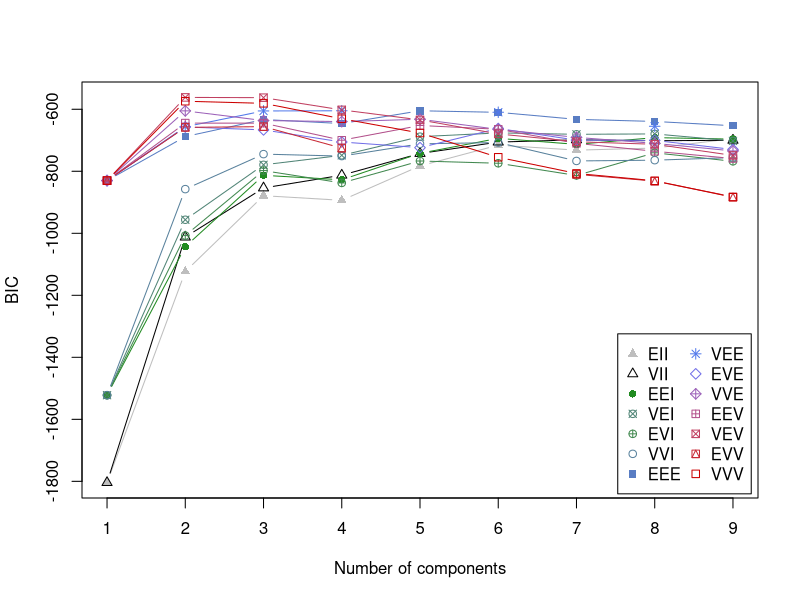
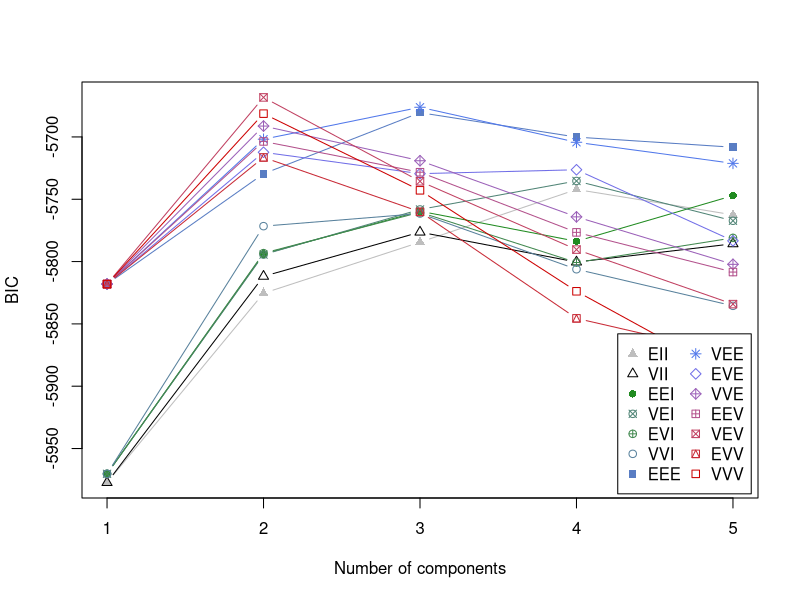

Source code (R) for these figures, in order:
library(mclust)


### Name: mclustBIC
### Title: BIC for Model-Based Clustering
### Aliases: mclustBIC EMclust print.mclustBIC
### Keywords: cluster

### ** Examples

irisBIC <- mclustBIC(iris[,-5])
irisBIC
plot(irisBIC)

## Not run: 
##D subset <- sample(1:nrow(iris), 100)
##D irisBIC <- mclustBIC(iris[,-5], initialization=list(subset = subset))
##D irisBIC
##D plot(irisBIC)
##D 
##D irisBIC1 <- mclustBIC(iris[,-5], G=seq(from=1,to=9,by=2), 
##D                     modelNames=c("EII", "EEI", "EEE"))
##D irisBIC1
##D plot(irisBIC1)
##D irisBIC2  <- mclustBIC(iris[,-5], G=seq(from=2,to=8,by=2), 
##D                        modelNames=c("VII", "VVI", "VVV"), x= irisBIC1)
##D irisBIC2
##D plot(irisBIC2)
## End(Not run)

nNoise <- 450
set.seed(0)
poissonNoise <- apply(apply( iris[,-5], 2, range), 2, function(x, n) 
                      runif(n, min = x[1]-.1, max = x[2]+.1), n = nNoise)
set.seed(0)
noiseInit <- sample(c(TRUE,FALSE),size=nrow(iris)+nNoise,replace=TRUE,
                    prob=c(3,1))
irisNdata <- rbind(iris[,-5], poissonNoise)
irisNbic <- mclustBIC(data = irisNdata, G = 1:5,
                      initialization = list(noise = noiseInit))
irisNbic
plot(irisNbic)
